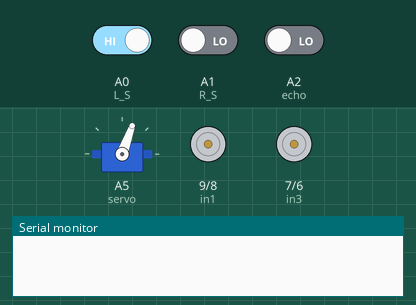
Recording of a sketch running on a simulated Arduino Uno, built with avr-gcc and run on an emulated ATmega328P. Shown: servo, motor-driver pin pairs drawn as motors (green arrow = first pin HIGH = forward, orange = second pin HIGH = backward, longer = more drive, scaled by the enable pin), the last lines printed to the serial monitor. Wiring (inferred from the names in the program): servo: signal A5. The inputs (shaded band) are chosen by the test bench; at power-on: A1 (R_S) LOW, A0 (L_S) HIGH, A2 (echo) LOW. Servo pulses on a pin are drawn as a servo (544–2400 µs = 0–180°).

Above: at 2.4 s.
5.2 s: A1 (R_S) driven HIGH
At 8.6 s:
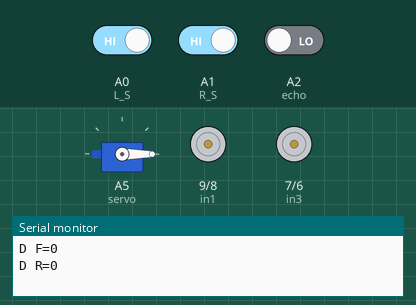
8.7 s: A0 (L_S) driven LOW
At 13.6 s:
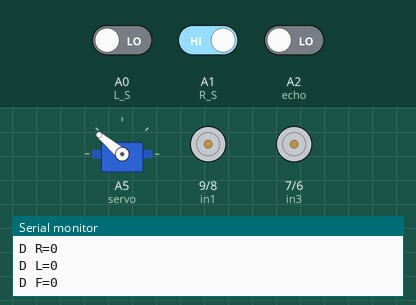
13.7 s: A0 (L_S) driven HIGH
17.2 s: A1 (R_S) driven LOW
At 18.0 s:
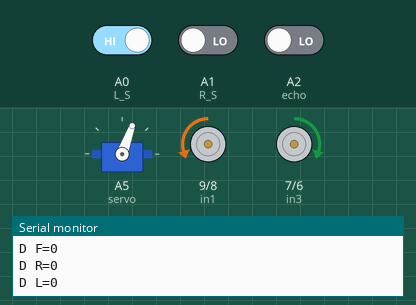
27.0 s: A1 (R_S) driven HIGH
Timing chart, 0 to 36.0 s (numbered marks = the images above; inputs shaded):
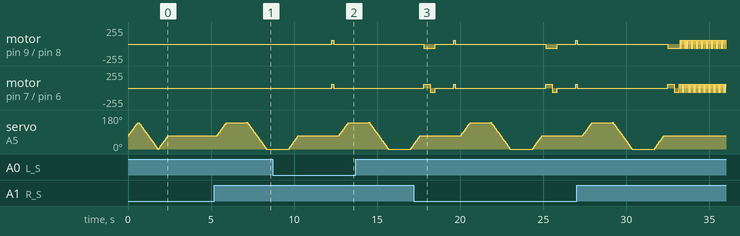

The sketch:

Code_Implementation.ino
```cpp
#define enA 10
#define in1 9
#define in2 8
#define in3 7
#define in4 6
#define enB 5

#define L_S A0
#define R_S A1

#define echo A2
#define trigger A3

#define servo A5

int Set = 25;   // obstacle detection distance
int distance_L, distance_F, distance_R;

int speedF = 70;   // forward speed
int speedT = 55;   // turning speed

void setup(){

  Serial.begin(9600);

  pinMode(R_S, INPUT);
  pinMode(L_S, INPUT);

  pinMode(echo, INPUT );
  pinMode(trigger, OUTPUT);

  pinMode(enA, OUTPUT);
  pinMode(in1, OUTPUT);
  pinMode(in2, OUTPUT);
  pinMode(in3, OUTPUT);
  pinMode(in4, OUTPUT);
  pinMode(enB, OUTPUT);

  pinMode(servo, OUTPUT);

  // Servo sweep
  for (int angle = 70; angle <= 140; angle += 5)
    servoPulse(servo, angle);

  for (int angle = 140; angle >= 0; angle -= 5)
    servoPulse(servo, angle);

  for (int angle = 0; angle <= 70; angle += 5)
    servoPulse(servo, angle);

  distance_F = Ultrasonic_read();
  delay(500);
}

void loop(){

  distance_F = Ultrasonic_read();
  Serial.print("D F=");
  Serial.println(distance_F);

  // OBSTACLE DETECTION + BRAKE
  if(distance_F <= Set){
    suddenBrake();
    Check_side();
    return;
  }

  // LINE FOLLOWING
  if((digitalRead(R_S) == 0)&&(digitalRead(L_S) == 0)){
    analogWrite(enA, speedF);
    analogWrite(enB, speedF);
    forword();
  }
  else if((digitalRead(R_S) == 1)&&(digitalRead(L_S) == 1)){
    Stop();
  }
  else if((digitalRead(R_S) == 1)&&(digitalRead(L_S) == 0)){
    analogWrite(enA, speedT);
    analogWrite(enB, speedT);
    turnRight();
  }
  else if((digitalRead(R_S) == 0)&&(digitalRead(L_S) == 1)){
    analogWrite(enA, speedT);
    analogWrite(enB, speedT);
    turnLeft();
  }

  delay(10);
}

// SUDDEN BRAKE
void suddenBrake(){
  digitalWrite(in1, HIGH);
  digitalWrite(in2, LOW);
  digitalWrite(in3, HIGH);
  digitalWrite(in4, LOW);
  delay(100);

  Stop();
  delay(100);
}

// FIND LINE AGAIN
void findLine(){
  analogWrite(enA, 60);
  analogWrite(enB, 60);

  while(true){

    if((digitalRead(L_S) == 0) || (digitalRead(R_S) == 0)){
      Stop();
      delay(100);
      break;
    }

    // small zig-zag search
    turnRight();
    delay(50);

    turnLeft();
    delay(50);
  }
}

// Servo control
void servoPulse (int pin, int angle){
  int pwm = (angle * 11) + 500;
  digitalWrite(pin, HIGH);
  delayMicroseconds(pwm);
  digitalWrite(pin, LOW);
  delay(40);
}

// Ultrasonic
long Ultrasonic_read(){
  digitalWrite(trigger, LOW);
  delayMicroseconds(2);
  digitalWrite(trigger, HIGH);
  delayMicroseconds(10);
  long time = pulseIn (echo, HIGH);
  return time / 29 / 2;
}

//DECIDE DIRECTION + RETURN TO LINE
void compareDistance(){
  if(distance_L > distance_R){
    turnLeft();
    delay(400);

    forword();
    delay(300);

    findLine();   //return to line
  }
  else{
    turnRight();
    delay(400);

    forword();
    delay(300);

    findLine();   //return to line
  }
}

// Check both sides
void Check_side(){
  Stop();
  delay(200);

  // right scan
  for (int angle = 70; angle <= 140; angle += 5)
    servoPulse(servo, angle);

  delay(200);
  distance_R = Ultrasonic_read();
  Serial.print("D R=");
  Serial.println(distance_R);

  // left scan
  for (int angle = 140; angle >= 0; angle -= 5)
    servoPulse(servo, angle);

  delay(300);
  distance_L = Ultrasonic_read();
  Serial.print("D L=");
  Serial.println(distance_L);

  // center
  for (int angle = 0; angle <= 70; angle += 5)
    servoPulse(servo, angle);

  delay(200);

  compareDistance();
}

// Motor controls
void forword(){
  digitalWrite(in1, LOW);
  digitalWrite(in2, HIGH);
  digitalWrite(in3, LOW);
  digitalWrite(in4, HIGH);
}

void backword(){
  digitalWrite(in1, HIGH);
  digitalWrite(in2, LOW);
  digitalWrite(in3, HIGH);
  digitalWrite(in4, LOW);
}

void turnRight(){
  digitalWrite(in1, LOW);
  digitalWrite(in2, HIGH);
  digitalWrite(in3, HIGH);
  digitalWrite(in4, LOW);
}

void turnLeft(){
  digitalWrite(in1, HIGH);
  digitalWrite(in2, LOW);
  digitalWrite(in3, LOW);
  digitalWrite(in4, HIGH);
}

void Stop(){
  digitalWrite(in1, LOW);
  digitalWrite(in2, LOW);
  digitalWrite(in3, LOW);
  digitalWrite(in4, LOW);
}
```
